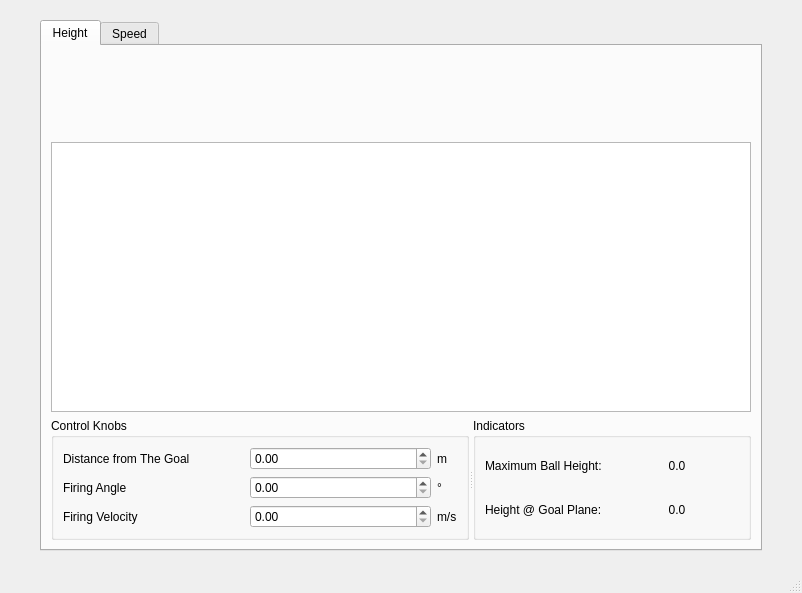
<?xml version="1.0" encoding="UTF-8"?>
<ui version="4.0">
 <class>MainWindow</class>
 <widget class="QMainWindow" name="MainWindow">
  <property name="geometry">
   <rect>
    <x>0</x>
    <y>0</y>
    <width>802</width>
    <height>593</height>
   </rect>
  </property>
  <property name="windowTitle">
   <string>MainWindow</string>
  </property>
  <property name="windowIcon">
   <iconset>
    <normaloff>images/icons/football.png</normaloff>images/icons/football.png</iconset>
  </property>
  <property name="styleSheet">
   <string notr="true"/>
  </property>
  <widget class="QWidget" name="centralWidget">
   <layout class="QGridLayout" name="gridLayout">
    <property name="leftMargin">
     <number>40</number>
    </property>
    <property name="topMargin">
     <number>20</number>
    </property>
    <property name="rightMargin">
     <number>40</number>
    </property>
    <property name="bottomMargin">
     <number>20</number>
    </property>
    <property name="spacing">
     <number>6</number>
    </property>
    <item row="0" column="0">
     <widget class="QTabWidget" name="tabWidget">
      <property name="cursor">
       <cursorShape>PointingHandCursor</cursorShape>
      </property>
      <property name="autoFillBackground">
       <bool>false</bool>
      </property>
      <property name="currentIndex">
       <number>0</number>
      </property>
      <property name="iconSize">
       <size>
        <width>50</width>
        <height>50</height>
       </size>
      </property>
      <widget class="QWidget" name="tab">
       <attribute name="icon">
        <iconset>
         <normaloff>images/icons/icon - Copy.png</normaloff>images/icons/icon - Copy.png</iconset>
       </attribute>
       <attribute name="title">
        <string>Height</string>
       </attribute>
       <layout class="QGridLayout" name="gridLayout_2">
        <item row="3" column="0">
         <widget class="QSplitter" name="splitter">
          <property name="orientation">
           <enum>Qt::Horizontal</enum>
          </property>
          <widget class="QGroupBox" name="groupBox">
           <property name="sizePolicy">
            <sizepolicy hsizetype="Expanding" vsizetype="Preferred">
             <horstretch>50</horstretch>
             <verstretch>0</verstretch>
            </sizepolicy>
           </property>
           <property name="styleSheet">
            <string notr="true"/>
           </property>
           <property name="title">
            <string>Control Knobs</string>
           </property>
           <layout class="QGridLayout" name="gridLayout_6" columnstretch="50,50,0">
            <item row="0" column="0">
             <widget class="QLabel" name="label">
              <property name="text">
               <string>Distance from The Goal</string>
              </property>
             </widget>
            </item>
            <item row="1" column="0">
             <widget class="QLabel" name="label_2">
              <property name="text">
               <string>Firing Angle</string>
              </property>
             </widget>
            </item>
            <item row="1" column="1">
             <widget class="QDoubleSpinBox" name="doubleSpinBox_theta">
              <property name="maximum">
               <double>90.000000000000000</double>
              </property>
             </widget>
            </item>
            <item row="2" column="0">
             <widget class="QLabel" name="label_3">
              <property name="text">
               <string>Firing Velocity</string>
              </property>
             </widget>
            </item>
            <item row="2" column="1">
             <widget class="QDoubleSpinBox" name="doubleSpinBox_v"/>
            </item>
            <item row="0" column="1">
             <widget class="QDoubleSpinBox" name="doubleSpinBox_s">
              <property name="maximum">
               <double>999.000000000000000</double>
              </property>
              <property name="value">
               <double>0.000000000000000</double>
              </property>
             </widget>
            </item>
            <item row="0" column="2">
             <widget class="QLabel" name="label_17">
              <property name="text">
               <string>m</string>
              </property>
             </widget>
            </item>
            <item row="1" column="2">
             <widget class="QLabel" name="label_18">
              <property name="text">
               <string>°</string>
              </property>
             </widget>
            </item>
            <item row="2" column="2">
             <widget class="QLabel" name="label_19">
              <property name="text">
               <string>m/s</string>
              </property>
             </widget>
            </item>
           </layout>
          </widget>
          <widget class="QGroupBox" name="groupBox_2">
           <property name="sizePolicy">
            <sizepolicy hsizetype="Expanding" vsizetype="Preferred">
             <horstretch>50</horstretch>
             <verstretch>0</verstretch>
            </sizepolicy>
           </property>
           <property name="title">
            <string>Indicators</string>
           </property>
           <layout class="QGridLayout" name="gridLayout_4">
            <item row="0" column="0">
             <widget class="QLabel" name="label_4">
              <property name="text">
               <string>Maximum Ball Height:</string>
              </property>
             </widget>
            </item>
            <item row="0" column="1">
             <widget class="QLabel" name="labelMaxHeight">
              <property name="text">
               <string>0.0</string>
              </property>
              <property name="alignment">
               <set>Qt::AlignCenter</set>
              </property>
             </widget>
            </item>
            <item row="1" column="0">
             <widget class="QLabel" name="label_5">
              <property name="text">
               <string>Height @ Goal Plane:</string>
              </property>
             </widget>
            </item>
            <item row="1" column="1">
             <widget class="QLabel" name="labelGoalHeight">
              <property name="text">
               <string>0.0</string>
              </property>
              <property name="alignment">
               <set>Qt::AlignCenter</set>
              </property>
             </widget>
            </item>
           </layout>
          </widget>
         </widget>
        </item>
        <item row="2" column="0">
         <widget class="PlotWidget" name="graphicsView">
          <property name="sizePolicy">
           <sizepolicy hsizetype="Expanding" vsizetype="Expanding">
            <horstretch>0</horstretch>
            <verstretch>50</verstretch>
           </sizepolicy>
          </property>
         </widget>
        </item>
        <item row="1" column="0">
         <widget class="QLabel" name="label_8">
          <property name="sizePolicy">
           <sizepolicy hsizetype="Ignored" vsizetype="Ignored">
            <horstretch>0</horstretch>
            <verstretch>15</verstretch>
           </sizepolicy>
          </property>
          <property name="cursor">
           <cursorShape>PointingHandCursor</cursorShape>
          </property>
          <property name="focusPolicy">
           <enum>Qt::NoFocus</enum>
          </property>
          <property name="text">
           <string/>
          </property>
          <property name="pixmap">
           <pixmap>images/foul1.jpg</pixmap>
          </property>
          <property name="scaledContents">
           <bool>true</bool>
          </property>
          <property name="alignment">
           <set>Qt::AlignCenter</set>
          </property>
         </widget>
        </item>
       </layout>
      </widget>
      <widget class="QWidget" name="tab_2">
       <attribute name="icon">
        <iconset>
         <normaloff>images/icons/pngwing.com.png</normaloff>images/icons/pngwing.com.png</iconset>
       </attribute>
       <attribute name="title">
        <string>Speed</string>
       </attribute>
       <layout class="QHBoxLayout" name="horizontalLayout">
        <item>
         <widget class="QWidget" name="widget" native="true">
          <property name="sizePolicy">
           <sizepolicy hsizetype="Preferred" vsizetype="Preferred">
            <horstretch>70</horstretch>
            <verstretch>0</verstretch>
           </sizepolicy>
          </property>
          <layout class="QGridLayout" name="gridLayout_7">
           <item row="0" column="0" colspan="2">
            <widget class="PlotWidget" name="graphicsView_normal"/>
           </item>
           <item row="1" column="1">
            <widget class="QGroupBox" name="groupBox_4">
             <property name="title">
              <string>Scoring Probability</string>
             </property>
             <layout class="QGridLayout" name="gridLayout_9" columnstretch="100,0">
              <item row="0" column="0" colspan="2">
               <widget class="QLabel" name="labelProbability">
                <property name="text">
                 <string>0.0</string>
                </property>
                <property name="alignment">
                 <set>Qt::AlignCenter</set>
                </property>
               </widget>
              </item>
             </layout>
            </widget>
           </item>
           <item row="1" column="0">
            <widget class="QGroupBox" name="groupBox_3">
             <property name="title">
              <string>Control Knobs</string>
             </property>
             <layout class="QGridLayout" name="gridLayout_8" columnstretch="50,50,0">
              <item row="1" column="1">
               <widget class="QDoubleSpinBox" name="doubleSpinBox_std">
                <property name="maximum">
                 <double>999.990000000000009</double>
                </property>
                <property name="value">
                 <double>20.000000000000000</double>
                </property>
               </widget>
              </item>
              <item row="0" column="0">
               <widget class="QLabel" name="label_10">
                <property name="text">
                 <string>Mean</string>
                </property>
               </widget>
              </item>
              <item row="2" column="1">
               <widget class="QDoubleSpinBox" name="doubleSpinBox_spd">
                <property name="maximum">
                 <double>999.000000000000000</double>
                </property>
               </widget>
              </item>
              <item row="2" column="0">
               <widget class="QLabel" name="label_12">
                <property name="text">
                 <string>Speed</string>
                </property>
               </widget>
              </item>
              <item row="0" column="1">
               <widget class="QDoubleSpinBox" name="doubleSpinBox_mu">
                <property name="maximum">
                 <double>999.000000000000000</double>
                </property>
                <property name="value">
                 <double>160.000000000000000</double>
                </property>
               </widget>
              </item>
              <item row="1" column="0">
               <widget class="QLabel" name="label_11">
                <property name="text">
                 <string>Std</string>
                </property>
               </widget>
              </item>
              <item row="0" column="2">
               <widget class="QLabel" name="label_13">
                <property name="text">
                 <string>km/h</string>
                </property>
               </widget>
              </item>
              <item row="1" column="2">
               <widget class="QLabel" name="label_15">
                <property name="text">
                 <string>km/h</string>
                </property>
               </widget>
              </item>
              <item row="2" column="2">
               <widget class="QLabel" name="label_16">
                <property name="text">
                 <string>km/h</string>
                </property>
               </widget>
              </item>
             </layout>
            </widget>
           </item>
          </layout>
         </widget>
        </item>
        <item>
         <widget class="QWidget" name="widget_2" native="true">
          <property name="sizePolicy">
           <sizepolicy hsizetype="Ignored" vsizetype="Ignored">
            <horstretch>35</horstretch>
            <verstretch>0</verstretch>
           </sizepolicy>
          </property>
          <layout class="QGridLayout" name="gridLayout_5">
           <item row="0" column="0">
            <widget class="QLabel" name="label_9">
             <property name="sizePolicy">
              <sizepolicy hsizetype="Ignored" vsizetype="Ignored">
               <horstretch>0</horstretch>
               <verstretch>0</verstretch>
              </sizepolicy>
             </property>
             <property name="text">
              <string/>
             </property>
             <property name="pixmap">
              <pixmap>images/vertical.jpg</pixmap>
             </property>
             <property name="scaledContents">
              <bool>true</bool>
             </property>
             <property name="alignment">
              <set>Qt::AlignCenter</set>
             </property>
            </widget>
           </item>
          </layout>
         </widget>
        </item>
       </layout>
      </widget>
     </widget>
    </item>
   </layout>
  </widget>
  <widget class="QMenuBar" name="menubar">
   <property name="geometry">
    <rect>
     <x>0</x>
     <y>0</y>
     <width>802</width>
     <height>21</height>
    </rect>
   </property>
  </widget>
  <widget class="QStatusBar" name="statusbar"/>
 </widget>
 <customwidgets>
  <customwidget>
   <class>PlotWidget</class>
   <extends>QGraphicsView</extends>
   <header>pyqtgraph.h</header>
  </customwidget>
 </customwidgets>
 <resources/>
 <connections/>
</ui>
